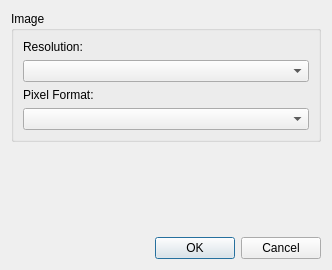
<?xml version="1.0" encoding="UTF-8"?>
<ui version="4.0">
 <class>ImageSettingsUi</class>
 <widget class="QDialog" name="ImageSettingsUi">
  <property name="geometry">
   <rect>
    <x>0</x>
    <y>0</y>
    <width>332</width>
    <height>270</height>
   </rect>
  </property>
  <property name="windowTitle">
   <string>Dialog</string>
  </property>
  <layout class="QGridLayout" name="gridLayout">
   <item row="0" column="0">
    <widget class="QGroupBox" name="groupBox_2">
     <property name="title">
      <string>Image</string>
     </property>
     <layout class="QGridLayout" name="gridLayout_2">
      <item row="1" column="0" colspan="2">
       <widget class="QComboBox" name="imageResolutionBox"/>
      </item>
      <item row="4" column="0" colspan="2">
       <widget class="QComboBox" name="imageCodecBox"/>
      </item>
      <item row="0" column="0" colspan="2">
       <widget class="QLabel" name="label_8">
        <property name="text">
         <string>Resolution:</string>
        </property>
       </widget>
      </item>
      <item row="2" column="0">
       <widget class="QLabel" name="label_6">
        <property name="text">
         <string>Pixel Format:</string>
        </property>
       </widget>
      </item>
     </layout>
    </widget>
   </item>
   <item row="1" column="0">
    <spacer name="verticalSpacer">
     <property name="orientation">
      <enum>Qt::Vertical</enum>
     </property>
     <property name="sizeHint" stdset="0">
      <size>
       <width>20</width>
       <height>14</height>
      </size>
     </property>
    </spacer>
   </item>
   <item row="2" column="0">
    <widget class="QDialogButtonBox" name="buttonBox">
     <property name="orientation">
      <enum>Qt::Horizontal</enum>
     </property>
     <property name="standardButtons">
      <set>QDialogButtonBox::Cancel|QDialogButtonBox::Ok</set>
     </property>
    </widget>
   </item>
  </layout>
 </widget>
 <resources/>
 <connections>
  <connection>
   <sender>buttonBox</sender>
   <signal>accepted()</signal>
   <receiver>ImageSettingsUi</receiver>
   <slot>accept()</slot>
   <hints>
    <hint type="sourcelabel">
     <x>322</x>
     <y>272</y>
    </hint>
    <hint type="destinationlabel">
     <x>44</x>
     <y>230</y>
    </hint>
   </hints>
  </connection>
  <connection>
   <sender>buttonBox</sender>
   <signal>rejected()</signal>
   <receiver>ImageSettingsUi</receiver>
   <slot>reject()</slot>
   <hints>
    <hint type="sourcelabel">
     <x>405</x>
     <y>262</y>
    </hint>
    <hint type="destinationlabel">
     <x>364</x>
     <y>227</y>
    </hint>
   </hints>
  </connection>
 </connections>
</ui>
